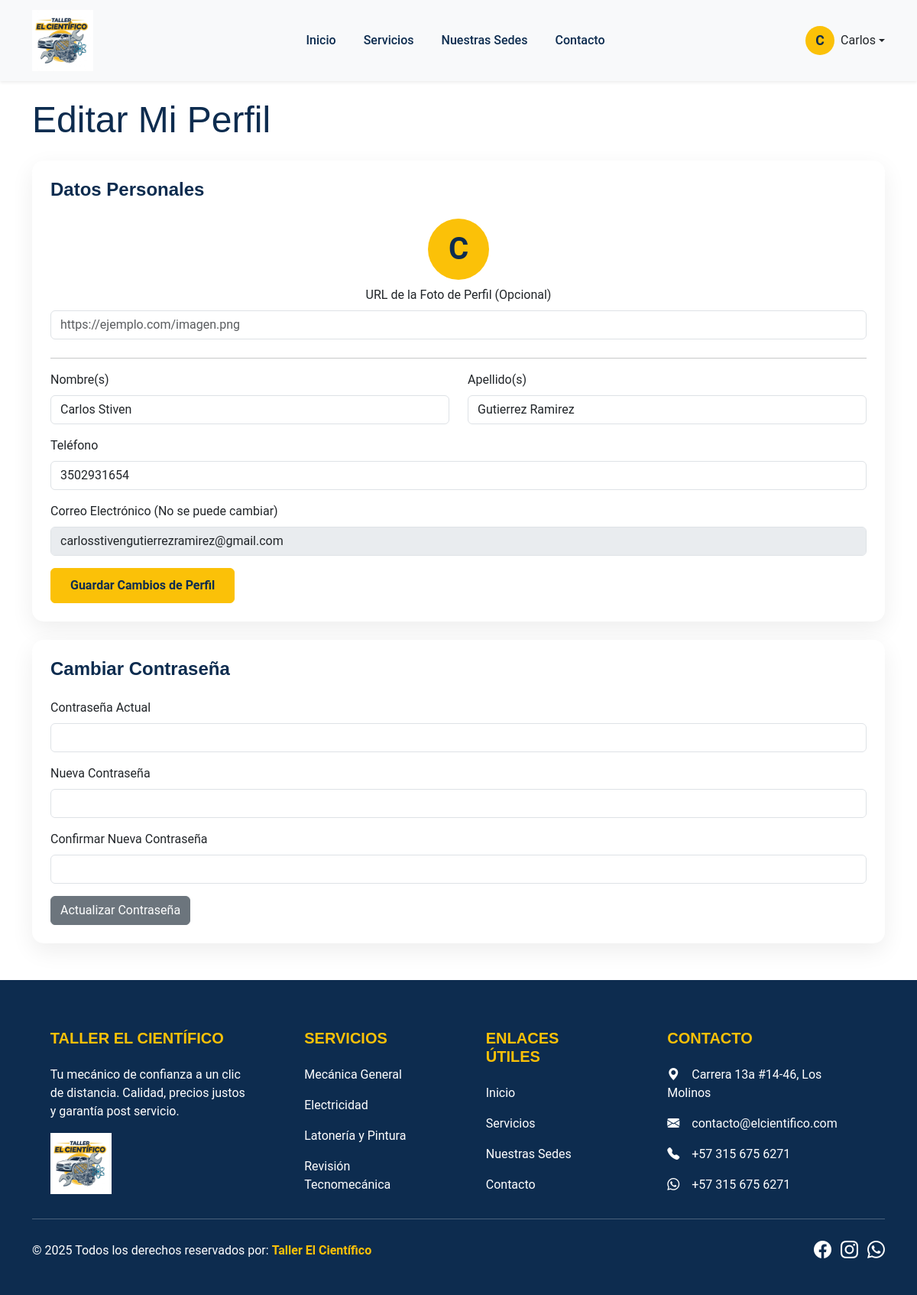
Page /editar_perfil.php (signed in) on the committed database.
### tables this page shows
CREATE TABLE `usuarios` (
  `id` int(11) NOT NULL,
  `nombre` varchar(100) NOT NULL,
  `apellido` varchar(100) NOT NULL,
  `tipo_documento` enum('CC','CE','TI','PP','NIT') DEFAULT NULL,
  `numero_documento` varchar(20) DEFAULT NULL,
  `telefono_completo` varchar(20) DEFAULT NULL,
  `password_hash` varchar(255) DEFAULT NULL,
  `is_verified` tinyint(1) NOT NULL DEFAULT 0,
  `verification_token` varchar(255) DEFAULT NULL,
  `token_expires_at` datetime DEFAULT NULL,
  `fecha_actualizacion` datetime DEFAULT current_timestamp() ON UPDATE current_timestamp(),
  `email` varchar(150) NOT NULL,
  `telefono` varchar(20) DEFAULT NULL,
  `avatar_url` varchar(255) DEFAULT NULL COMMENT 'URL de la imagen de perfil del usuario',
  `fecha_registro` timestamp NOT NULL DEFAULT current_timestamp(),
  `ultimo_acceso` timestamp NULL DEFAULT NULL,
  `activo` tinyint(1) DEFAULT 1,
  `provider` varchar(50) DEFAULT 'local'
);

### editar_perfil.php (the view, shortened to what this page needs)
<?php
require 'admin/db_config.php';
$user_id = $_SESSION['user_id'];
$stmt = $conn->prepare("SELECT nombre, apellido, email, telefono, avatar_url FROM usuarios WHERE id = ?");
$stmt->bind_param("i", $user_id);
$stmt->execute();
$user_data = $stmt->get_result()->fetch_assoc();
include 'includes/header.php';
?>
<div class="container py-5">
    <h1 class="display-5 mb-4">Editar Mi Perfil</h1>
    <div class="card">
        <div class="card-body p-4">
            <h4 class="mb-4">Datos Personales</h4>
            <form method="POST" action="editar_perfil.php">
                <div class="mb-4 text-center">
                    <?php if (!empty($user_data['avatar_url'])): ?>
                        <img src="<?php echo htmlspecialchars($user_data['avatar_url']); ?>" alt="Avatar" class="avatar-preview mb-2">
                    <?php else: ?>
                        <div class="user-initial avatar-preview-initial mx-auto mb-2"><?php echo strtoupper(substr($user_data['nombre'], 0, 1)); ?></div>
                    <?php endif; ?>
                    <label for="avatar_url" class="form-label">URL de la Foto de Perfil (Opcional)</label>
                    <input type="url" class="form-control" id="avatar_url" name="avatar_url" value="<?php echo htmlspecialchars($user_data['avatar_url'] ?? ''); ?>" placeholder="https://ejemplo.com/imagen.png">
                </div>
                <hr>
                <div class="row">
                    <div class="col-md-6 mb-3">
                        <label for="nombre" class="form-label">Nombre(s)</label>
                        <input type="text" class="form-control" id="nombre" name="nombre" value="<?php echo htmlspecialchars($user_data['nombre']); ?>" required>
                    </div>
                    <div class="col-md-6 mb-3">
                        <label for="apellido" class="form-label">Apellido(s)</label>
                        <input type="text" class="form-control" id="apellido" name="apellido" value="<?php echo htmlspecialchars($user_data['apellido']); ?>" required>
                    </div>
                </div>
                <div class="mb-3">
                    <label for="telefono" class="form-label">Teléfono</label>
                    <input type="tel" class="form-control" id="telefono" name="telefono" value="<?php echo htmlspecialchars($user_data['telefono']); ?>" required>
                </div>
                <div class="mb-3">
                    <label for="email" class="form-label">Correo Electrónico (No se puede cambiar)</label>
                    <input type="email" class="form-control" id="email" name="email" value="<?php echo htmlspecialchars($user_data['email']); ?>" disabled readonly>
                </div>
                <button type="submit" class="btn btn-cientifico">Guardar Cambios de Perfil</button>
            </form>
        </div>
    </div>
    <div class="card mt-4">
        <div class="card-body p-4">
            <h4 class="mb-4">Cambiar Contraseña</h4>
            <form method="POST" action="editar_perfil.php">
                <div class="mb-3">
                    <label for="current_password" class="form-label">Contraseña Actual</label>
                    <input type="password" class="form-control" id="current_password" name="current_password" required>
                </div>
                <div class="mb-3">
                    <label for="new_password" class="form-label">Nueva Contraseña</label>
                    <input type="password" class="form-control" id="new_password" name="new_password" required>
                </div>
                <div class="mb-3">
                    <label for="confirm_password" class="form-label">Confirmar Nueva Contraseña</label>
                    <input type="password" class="form-control" id="confirm_password" name="confirm_password" required>
                </div>
                <button type="submit" class="btn btn-secondary">Actualizar Contraseña</button>
            </form>
        </div>
    </div>
</div>
<?php include 'includes/footer.php'; ?>

### assets/css/style.css (style rules this page uses)
:root { --cientifico-yellow: #fbc108; --cientifico-dark-blue: #0d2c4f; --cientifico-light-gray: #f8f9fa; --cientifico-text: #343a40; --cientifico-white: #ffffff; }
body { font-family: 'Roboto', sans-serif; color: var(--cientifico-text); }
h1, h2, h3, h4, h5, h6 { font-family: 'Montserrat', sans-serif; font-weight: 700; color: var(--cientifico-dark-blue); }
.btn-cientifico { background-color: var(--cientifico-yellow); border-color: var(--cientifico-yellow); color: var(--cientifico-dark-blue); font-weight: bold; transition: all 0.3s; padding: 10px 25px; }
.card { border: none; border-radius: 15px; box-shadow: 0 10px 30px rgba(0,0,0,0.07); overflow: hidden; }
.user-initial { width: 38px; height: 38px; border-radius: 50%; background-color: var(--cientifico-yellow); color: var(--cientifico-dark-blue); display: flex; align-items: center; justify-content: center; font-weight: 700; font-size: 1.1rem; }
.avatar-preview-initial { width: 80px; height: 80px; font-size: 2.5rem; }

### rows in the picture
usuarios: nombre "C", nombre "Carlos Stiven", apellido "Gutierrez Ramirez", telefono "3502931654", email "carlosstivengutierrezramirez@gmail.com"

### other values in the picture
substr($_SESSION['user_nombre_completo'], 0, 1) "C"
explode(' ', $_SESSION['user_nombre_completo'])[0] "Carlos"
